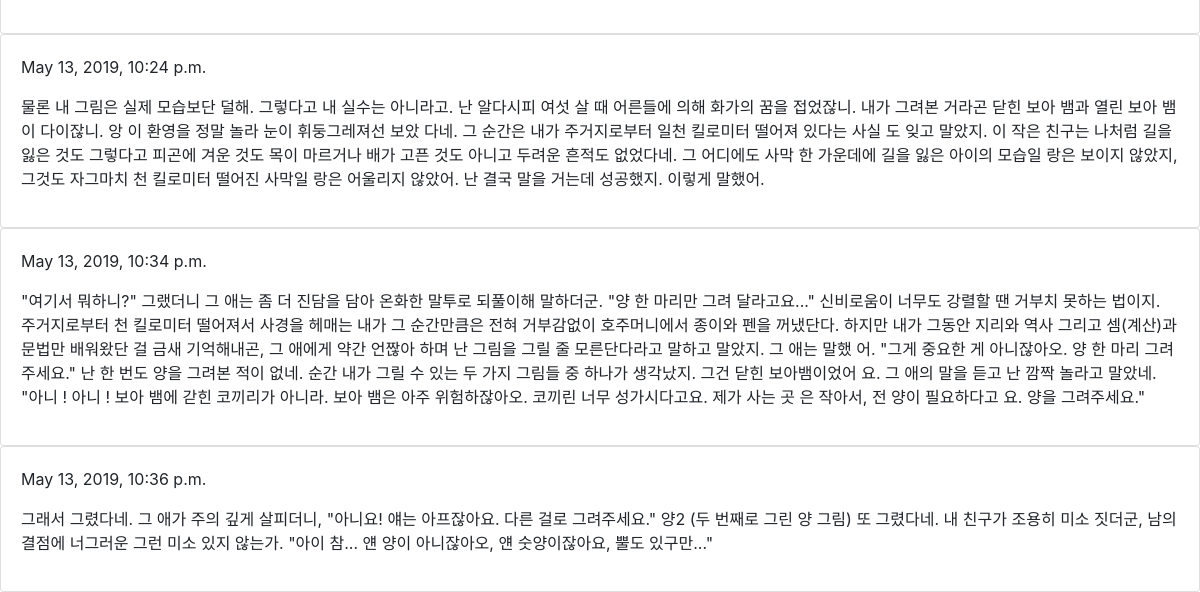
Before: /history/ (lower part) with the older database file.
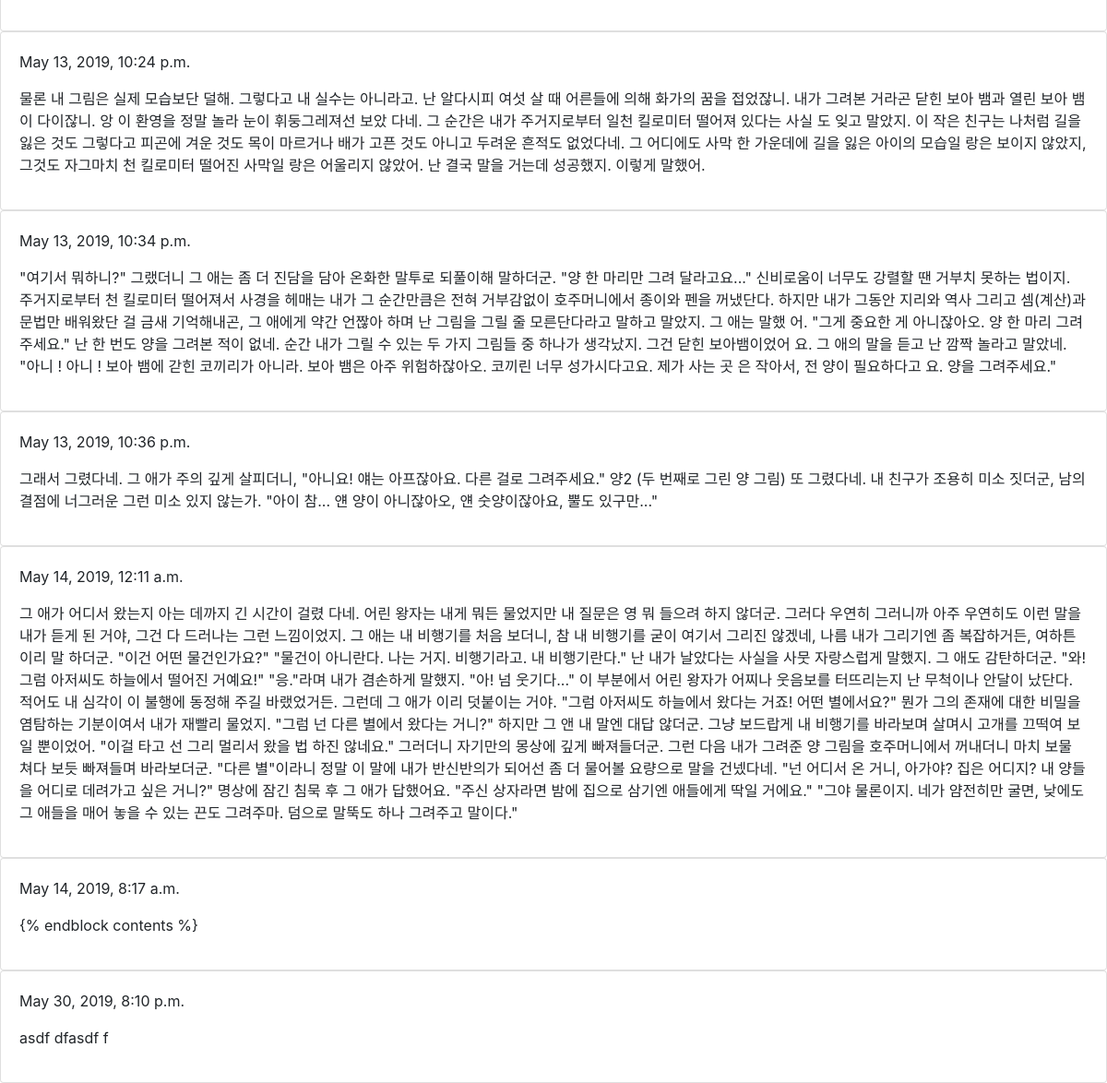
After: the same page with the newer database file.
### count/models.py (models this page shows, shortened)
class Text(models.Model):
    pub_date = models.DateTimeField('date published')
    body = models.TextField()

### count/views.py (the view)
# urls.py: path('history/',count.views.history,name="history"),
def history(request):
    texts=Text.objects
    return render(request,'history.html',{'texts':texts})

### count/templates/history.html
{% extends 'base.html' %}
{% block contents %}
{% for text in texts.all %}
  <div class="card">
    <div class="card-body">
      <p>{{ text.pub_date }}</p>
      <p>{{ text.body }}</p>
    </div>
</div>
{% endfor %}
</body>
{% endblock contents %}

### wordcount/templates/base.html (shortened to what this page needs)
<head>
  <link rel="stylesheet" href="https://stackpath.bootstrapcdn.com/bootstrap/4.3.1/css/bootstrap.min.css">
</head>
<body>
{% block contents%}
{% endblock %}
</body>

Changed rows visible on the page:
added Text: pub_date "May 14, 2019, 12:11 a.m.", body "그 애가 어디서 왔는지 아는 데까지 긴 시간이 걸렸 다네. 어린 왕자는 내게 뭐든 물었지만 내 질문은 영 뭐 들으려 하지 않더군. 그러다 우연히 그러니까 아주 우연히도 이런 말을 내가 듣게 된 거야, 그건 다 드러나는 그런 느낌이었지. 그 애는 내 비행기를 처음 보더니, 참 내 비행기를 굳이 여기서 그리진 않겠네, 나름 내가 그리기엔 좀 복잡하거든, 여하튼 이리 말 하더군. \"이건 어떤 물건인가요?\" \"물건이 아니란다. 나는 거지. 비행기라고. 내 비행기란다.\" 난 내가 날았다는 사실을 사뭇 자랑스럽게 말했지. 그 애도 감탄하더군. \"와! 그럼 아저씨도 하늘에서 떨어진 거예요!\" \"응.\"라며 내가 겸손하게 말했지. \"아! 넘 웃기다...\" 이 부분에서 어린 왕자가 어찌나 웃음보를 터뜨리는지 난 무척이나 안달이 났단다. 적어도 내 심각이 이 불행에 동정해 주길 바랬었거든. 그런데 그 애가 이리 덧붙이는 거야. \"그럼 아저씨도 하늘에서 왔다는 거죠! 어떤 별에서요?\" 뭔가 그의 존재에 대한 비밀을 염탐하는 기분이여서 내가 재빨리 물었지. \"그럼 넌 다른 별에서 왔다는 거니?\" 하지만 그 앤 내 말엔 대답 않더군. 그냥 보드랍게 내 비행기를 바라보며 살며시 고개를 끄떡여 보일 뿐이었어. \"이걸 타고 선 그리 멀리서 왔을 법 하진 않네요.\" 그러더니 자기만의 몽상에 깊게 빠져들더군. 그런 다음 내가 그려준 양 그림을 호주머니에서 꺼내더니…"
added Text: pub_date "May 14, 2019, 8:17 a.m.", body "{% endblock contents %}"
added Text: pub_date "May 30, 2019, 8:10 p.m.", body "asdf dfasdf f"
